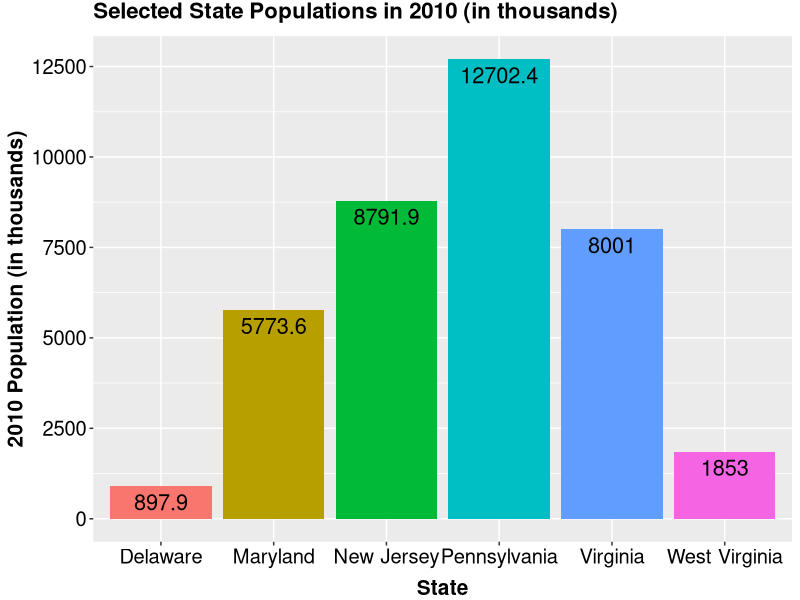

The R source for this figure:
# This script creates a bar graph using (a subset of) 'census_data.csv'.

# A description of 'census_data.csv' can be found in 'census_data_scrape_and_process.R'.
# To avoid an overwhelming plot, I will be using a subset of 'census_data.csv' consisting of
# observations for 6 states (Delaware, Maryland, New Jersey, Pennsylvania, Virginia, 
# and West Virginia) in 2010.

# Load packages.
library(data.table)
library(ggplot2)

# Load data.
census_data = data.table(read.csv('census_data.csv', 
                                  header = T, 
                                  stringsAsFactors = F, 
                                  check.names = F))

#####
# SUBSET/PROCESS DATA.

  # Specify states of interest.
  states = c('Delaware', 'Maryland', 'New Jersey', 'Pennsylvania', 
             'Virginia', 'West Virginia')
  
  # Create data subset (specified above).
  census_subset = census_data[Name %in% states, .(Name, `2010`)]
  
  # Divide population values by 1000 for easier graph viewing.
  census_subset$`2010` = census_subset$`2010` / 1000

#####  
# Plot data.
ggplot(data = census_subset, 
       aes(x = Name, 
           y = `2010`, 
           fill = Name)) + 
  geom_bar(stat = 'identity') + 
  theme(legend.position = 'none') + 
  scale_y_continuous(breaks = seq(0, 12500, 2500)) +
  geom_text(aes(label = round(`2010`, 1)), 
            vjust = 1.5, 
            size = 5.5) +
  theme(axis.text.x = element_text(color = 'black', 
                                   size = 14.5), 
        axis.text.y = element_text(color= 'black', 
                                   size = 14.5),
        axis.title.x = element_text(face = 'bold', 
                                    size = 15, 
                                    vjust = -0.5),
        axis.title.y = element_text(face = 'bold',
                                    size = 15),
        plot.title = element_text(face = 'bold', 
                                  size = 16, 
                                  vjust = 2)) +
  ggtitle('Selected State Populations in 2010 (in thousands)') + 
  xlab('State') + 
  ylab('2010 Population (in thousands)')
